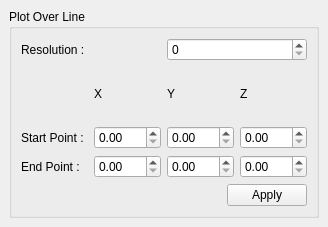
<?xml version="1.0" encoding="UTF-8"?>
<ui version="4.0">
 <class>PlotOverLine</class>
 <widget class="QDockWidget" name="PlotOverLine">
  <property name="geometry">
   <rect>
    <x>0</x>
    <y>0</y>
    <width>328</width>
    <height>227</height>
   </rect>
  </property>
  <property name="windowTitle">
   <string>Plot Over Line</string>
  </property>
  <widget class="QWidget" name="dockWidgetContents">
   <layout class="QGridLayout" name="gridLayout">
    <item row="0" column="0">
     <widget class="QGroupBox" name="groupBox">
      <property name="title">
       <string>Plot Over Line</string>
      </property>
      <layout class="QGridLayout" name="gridLayout_3">
       <item row="1" column="1">
        <widget class="QPushButton" name="applyPushButton">
         <property name="text">
          <string>Apply</string>
         </property>
        </widget>
       </item>
       <item row="1" column="0">
        <spacer name="horizontalSpacer">
         <property name="orientation">
          <enum>Qt::Horizontal</enum>
         </property>
         <property name="sizeHint" stdset="0">
          <size>
           <width>40</width>
           <height>20</height>
          </size>
         </property>
        </spacer>
       </item>
       <item row="0" column="0" colspan="2">
        <layout class="QGridLayout" name="gridLayout_2">
         <item row="3" column="1">
          <widget class="QDoubleSpinBox" name="endPointXDoubleSpinBox"/>
         </item>
         <item row="1" column="1" alignment="">
          <widget class="QLabel" name="label_5">
           <property name="text">
            <string>X</string>
           </property>
          </widget>
         </item>
         <item row="1" column="3" alignment="">
          <widget class="QLabel" name="label_7">
           <property name="text">
            <string>Z</string>
           </property>
          </widget>
         </item>
         <item row="2" column="0">
          <widget class="QLabel" name="label">
           <property name="text">
            <string>Start Point : </string>
           </property>
          </widget>
         </item>
         <item row="2" column="3">
          <widget class="QDoubleSpinBox" name="startPointZDoubleSpinBox"/>
         </item>
         <item row="3" column="3">
          <widget class="QDoubleSpinBox" name="endPointZDoubleSpinBox"/>
         </item>
         <item row="3" column="0">
          <widget class="QLabel" name="label_2">
           <property name="text">
            <string>End Point : </string>
           </property>
          </widget>
         </item>
         <item row="2" column="1">
          <widget class="QDoubleSpinBox" name="startPointXDoubleSpinBox"/>
         </item>
         <item row="3" column="2">
          <widget class="QDoubleSpinBox" name="endPointYDoubleSpinBox"/>
         </item>
         <item row="0" column="0" colspan="2">
          <widget class="QLabel" name="label_3">
           <property name="text">
            <string>Resolution : </string>
           </property>
          </widget>
         </item>
         <item row="1" column="2" alignment="">
          <widget class="QLabel" name="label_6">
           <property name="text">
            <string>Y</string>
           </property>
          </widget>
         </item>
         <item row="2" column="2">
          <widget class="QDoubleSpinBox" name="startPointYDoubleSpinBox"/>
         </item>
         <item row="0" column="2" colspan="2">
          <widget class="QSpinBox" name="resolutionSpinBox"/>
         </item>
        </layout>
       </item>
      </layout>
     </widget>
    </item>
   </layout>
  </widget>
 </widget>
 <resources/>
 <connections/>
</ui>
